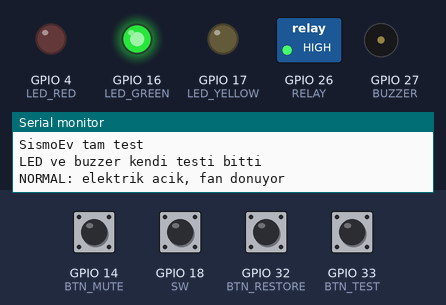
The sketch below on a simulated ESP32. Shown: switched loads named in the sketch (green lamp = pin HIGH), output pins drawn as LEDs (lit = HIGH), buzzer (waves = sounding, pin HIGH), the last lines printed to the serial monitor. Dashed ring = blinking. The inputs (shaded band) are chosen by the test bench; at power-on: GPIO 14 (BTN_MUTE), GPIO 18 (SW), GPIO 32 (BTN_RESTORE), GPIO 33 (BTN_TEST) HIGH.

Above: at 2.5 s.
2.6 s: GPIO 33 (BTN_TEST) pulled LOW for 0.15 s
At 2.85 s:
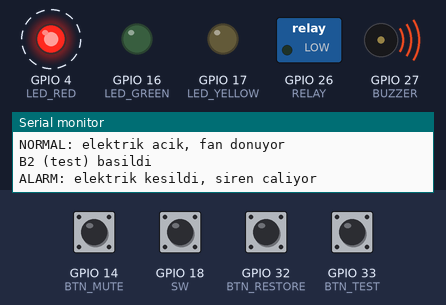
5.7 s: GPIO 18 (SW) pulled LOW for 0.15 s
At 5.85 s:
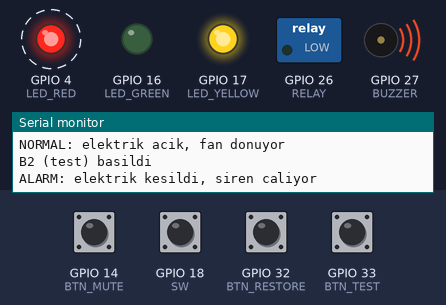
8.7 s: GPIO 32 (BTN_RESTORE) pulled LOW for 0.15 s
At 9.2 s:
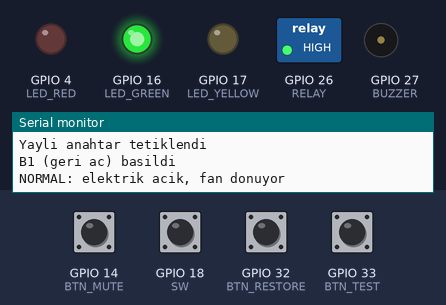
10.3 s: GPIO 18 (SW) pulled LOW for 1 s
At 10.7 s:
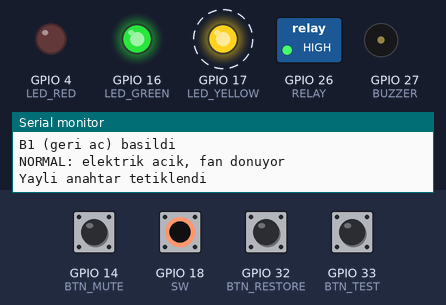
14.9 s: GPIO 33 (BTN_TEST) pulled LOW for 1 s
At 15.15 s:
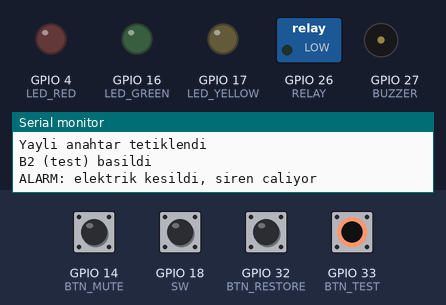
Timing chart, 0 to 18.9 s (numbered marks = the images above; inputs shaded):
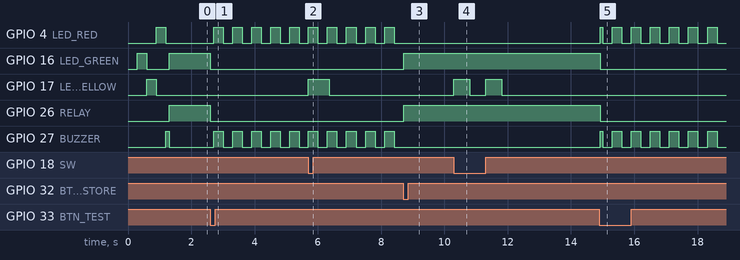

The sketch:

full_test.ino
```cpp
// SismoEv test 07 — everything wired so far, in one sketch
// Start: LEDs light one by one, short beep, relay on (fan runs), green LED on.
// Spring switch (GPIO18) hit -> yellow LED flashes for 0.5 s (no alarm, info only).
// B2 (test)    -> ALARM: relay cuts the fan, red blinks, siren.
// B3 (mute)    -> siren off, alarm stays (red keeps blinking).
// B1 (restore) -> back to NORMAL. Power is restored only by this button.
// Serial Monitor: 115200 baud.

const int LED_GREEN = 16, LED_YELLOW = 17, LED_RED = 4;
const int BTN_RESTORE = 32, BTN_TEST = 33, BTN_MUTE = 14;
const int RELAY = 26;   // HIGH = relay on (MOSFET driver)
const int BUZZER = 27;  // HIGH = sound
const int SW = 18;      // spring vibration switch, LOW when it closes

enum State { NORMAL, ALARM };
State state = NORMAL;
bool muted = false;
bool lastRestore = false, lastTest = false, lastMute = false;

volatile unsigned long swHits = 0;
volatile unsigned long swLastMs = 0;
void IRAM_ATTR onSwitch() { swHits++; swLastMs = millis(); }

void backToNormal() {
  state = NORMAL;
  muted = false;
  digitalWrite(RELAY, HIGH);
  digitalWrite(BUZZER, LOW);
  digitalWrite(LED_RED, LOW);
  digitalWrite(LED_GREEN, HIGH);
  Serial.println("NORMAL: elektrik acik, fan donuyor");
}

void startAlarm() {
  state = ALARM;
  muted = false;
  digitalWrite(RELAY, LOW);
  digitalWrite(LED_GREEN, LOW);
  Serial.println("ALARM: elektrik kesildi, siren caliyor");
}

void setup() {
  Serial.begin(115200);
  delay(300);
  Serial.println("\nSismoEv tam test");

  pinMode(LED_GREEN, OUTPUT); pinMode(LED_YELLOW, OUTPUT); pinMode(LED_RED, OUTPUT);
  pinMode(RELAY, OUTPUT); pinMode(BUZZER, OUTPUT);
  digitalWrite(RELAY, LOW);
  pinMode(BTN_RESTORE, INPUT_PULLUP); pinMode(BTN_TEST, INPUT_PULLUP); pinMode(BTN_MUTE, INPUT_PULLUP);
  pinMode(SW, INPUT_PULLUP);
  attachInterrupt(digitalPinToInterrupt(SW), onSwitch, CHANGE);

  // self-test: LEDs one by one, then a short beep
  int leds[] = {LED_GREEN, LED_YELLOW, LED_RED};
  for (int i = 0; i < 3; i++) { digitalWrite(leds[i], HIGH); delay(300); digitalWrite(leds[i], LOW); }
  digitalWrite(BUZZER, HIGH); delay(100); digitalWrite(BUZZER, LOW);
  Serial.println("LED ve buzzer kendi testi bitti");

  backToNormal();
}

void loop() {
  bool restore = digitalRead(BTN_RESTORE) == LOW;
  bool test    = digitalRead(BTN_TEST) == LOW;
  bool mute    = digitalRead(BTN_MUTE) == LOW;

  if (test && !lastTest) {
    Serial.println("B2 (test) basildi");
    if (state == NORMAL) startAlarm();
  }
  if (mute && !lastMute) {
    Serial.println("B3 (sustur) basildi");
    if (state == ALARM) { muted = true; Serial.println("Siren susturuldu, alarm devam ediyor"); }
  }
  if (restore && !lastRestore) {
    Serial.println("B1 (geri ac) basildi");
    if (state == ALARM) backToNormal();
  }
  lastRestore = restore; lastTest = test; lastMute = mute;

  // spring switch: report once per burst (ignore contact bounce)
  static unsigned long reportedHits = 0;
  unsigned long hits = swHits, lastMs = swLastMs, now = millis();
  bool swActive = now - lastMs < 500;
  if (hits != reportedHits && now - lastMs > 300) {
    Serial.println("Yayli anahtar tetiklendi");
    reportedHits = hits;
  }
  digitalWrite(LED_YELLOW, swActive && hits > 0);

  if (state == ALARM) {
    bool on = (now / 300) % 2;
    digitalWrite(LED_RED, on);
    digitalWrite(BUZZER, (!muted && on) ? HIGH : LOW);
  }
  delay(20);
}
```

Measured:
- after the input at 2.6 s, GPIO 4 (LED_RED), GPIO 27 (BUZZER): alternates HIGH for 0.30 s and LOW for 0.30 s, starting after 0.11 s; GPIO 16 (LED_GREEN), GPIO 26 (RELAY): HIGH → LOW at once
- after the input at 5.7 s, GPIO 17 (LED_YELLOW): LOW → HIGH at once, → LOW 0.66 s later
- after the input at 8.7 s, GPIO 4 (LED_RED), GPIO 27 (BUZZER): stops changing and stays LOW; GPIO 16 (LED_GREEN), GPIO 26 (RELAY): LOW → HIGH at once
- after the input at 10.3 s, GPIO 17 (LED_YELLOW): alternates HIGH for 0.50 s and LOW for 0.50 s, 4 changes in all, then stays LOW, starting at once
- after the input at 14.9 s, GPIO 4 (LED_RED), GPIO 27 (BUZZER): LOW → HIGH at once, then repeats every 0.60 s: LOW 0.30 s, HIGH 0.30 s; GPIO 16 (LED_GREEN), GPIO 26 (RELAY): HIGH → LOW at once
